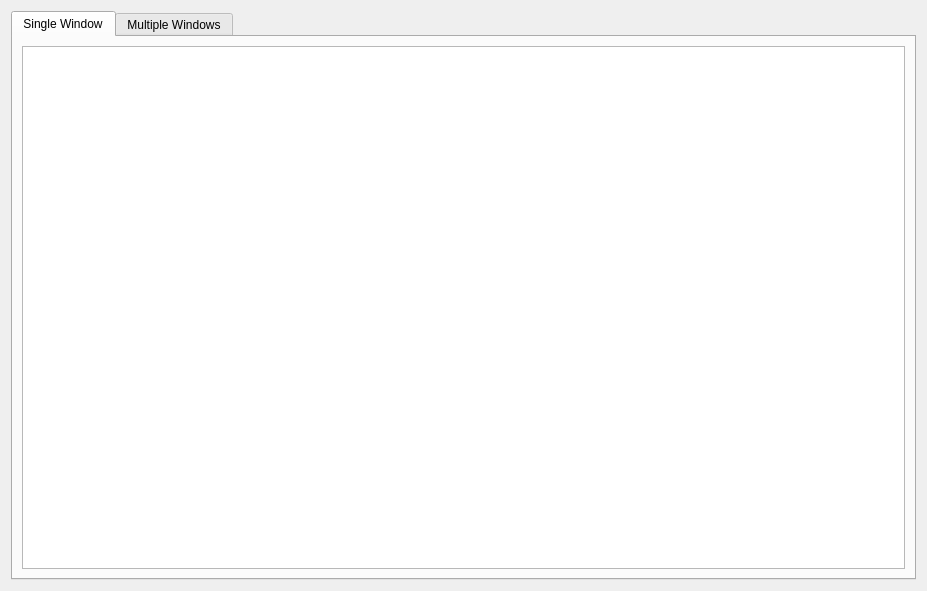
<?xml version="1.0" encoding="UTF-8"?>
<ui version="4.0">
 <class>WaveForm</class>
 <widget class="QWidget" name="WaveForm">
  <property name="geometry">
   <rect>
    <x>0</x>
    <y>0</y>
    <width>927</width>
    <height>591</height>
   </rect>
  </property>
  <property name="windowTitle">
   <string>Waveform Bay 1</string>
  </property>
  <layout class="QVBoxLayout" name="verticalLayout">
   <item>
    <widget class="QTabWidget" name="tabWidget">
     <property name="currentIndex">
      <number>0</number>
     </property>
     <widget class="QWidget" name="tab">
      <attribute name="title">
       <string>Single Window</string>
      </attribute>
      <layout class="QGridLayout" name="gridLayout_2">
       <item row="0" column="0">
        <widget class="PyDMWaveformPlot" name="PyDMWaveformPlot">
         <property name="toolTip">
          <string/>
         </property>
         <property name="showXGrid">
          <bool>true</bool>
         </property>
         <property name="showYGrid">
          <bool>true</bool>
         </property>
         <property name="axisColor">
          <color>
           <red>206</red>
           <green>206</green>
           <blue>206</blue>
          </color>
         </property>
         <property name="showRightAxis">
          <bool>true</bool>
         </property>
         <property name="title" stdset="0">
          <string/>
         </property>
         <property name="yLabels">
          <stringlist/>
         </property>
         <property name="curves">
          <stringlist>
           <string>{&quot;y_channel&quot;: &quot;ca://${DEVICE}:STR1:STREAM_SLOWSHORT0&quot;, &quot;x_channel&quot;: null, &quot;name&quot;: &quot;&quot;, &quot;color&quot;: &quot;cyan&quot;, &quot;lineStyle&quot;: 1, &quot;lineWidth&quot;: 1, &quot;symbol&quot;: null, &quot;symbolSize&quot;: 10, &quot;redraw_mode&quot;: 2}</string>
           <string>{&quot;y_channel&quot;: &quot;ca://${DEVICE}:STR1:STREAM_SLOWSHORT1&quot;, &quot;x_channel&quot;: null, &quot;name&quot;: &quot;&quot;, &quot;color&quot;: &quot;#55ff7f&quot;, &quot;lineStyle&quot;: 1, &quot;lineWidth&quot;: 1, &quot;symbol&quot;: null, &quot;symbolSize&quot;: 10, &quot;redraw_mode&quot;: 2}</string>
           <string>{&quot;y_channel&quot;: &quot;ca://${DEVICE}:STR1:STREAM_SLOWSHORT2&quot;, &quot;x_channel&quot;: null, &quot;name&quot;: &quot;&quot;, &quot;color&quot;: &quot;#ffff7f&quot;, &quot;lineStyle&quot;: 1, &quot;lineWidth&quot;: 1, &quot;symbol&quot;: null, &quot;symbolSize&quot;: 10, &quot;redraw_mode&quot;: 2}</string>
           <string>{&quot;y_channel&quot;: &quot;ca://${DEVICE}:STR1:STREAM_SLOWSHORT3&quot;, &quot;x_channel&quot;: null, &quot;name&quot;: &quot;&quot;, &quot;color&quot;: &quot;#ffaa7f&quot;, &quot;lineStyle&quot;: 1, &quot;lineWidth&quot;: 1, &quot;symbol&quot;: null, &quot;symbolSize&quot;: 10, &quot;redraw_mode&quot;: 2}</string>
          </stringlist>
         </property>
        </widget>
       </item>
      </layout>
     </widget>
     <widget class="QWidget" name="tab_2">
      <attribute name="title">
       <string>Multiple Windows</string>
      </attribute>
      <layout class="QVBoxLayout" name="verticalLayout_2">
       <item>
        <layout class="QGridLayout" name="gridLayout">
         <property name="spacing">
          <number>20</number>
         </property>
         <item row="0" column="2">
          <widget class="PyDMWaveformPlot" name="PyDMWaveformPlot_2">
           <property name="toolTip">
            <string/>
           </property>
           <property name="showXGrid">
            <bool>true</bool>
           </property>
           <property name="showYGrid">
            <bool>true</bool>
           </property>
           <property name="axisColor">
            <color>
             <red>227</red>
             <green>227</green>
             <blue>227</blue>
            </color>
           </property>
           <property name="showRightAxis">
            <bool>true</bool>
           </property>
           <property name="title" stdset="0">
            <string>CH 1</string>
           </property>
           <property name="curves">
            <stringlist>
             <string>{&quot;y_channel&quot;: &quot;ca://${DEVICE}:STR1:STREAM_SLOWSHORT1&quot;, &quot;x_channel&quot;: null, &quot;name&quot;: &quot;&quot;, &quot;color&quot;: &quot;#55ff7f&quot;, &quot;lineStyle&quot;: 1, &quot;lineWidth&quot;: 1, &quot;symbol&quot;: null, &quot;symbolSize&quot;: 10, &quot;redraw_mode&quot;: 2}</string>
            </stringlist>
           </property>
          </widget>
         </item>
         <item row="1" column="2">
          <widget class="PyDMWaveformPlot" name="PyDMWaveformPlot_5">
           <property name="toolTip">
            <string/>
           </property>
           <property name="showXGrid">
            <bool>true</bool>
           </property>
           <property name="showYGrid">
            <bool>true</bool>
           </property>
           <property name="axisColor">
            <color>
             <red>215</red>
             <green>215</green>
             <blue>215</blue>
            </color>
           </property>
           <property name="showRightAxis">
            <bool>true</bool>
           </property>
           <property name="title" stdset="0">
            <string>CH 3</string>
           </property>
           <property name="curves">
            <stringlist>
             <string>{&quot;y_channel&quot;: &quot;ca://${DEVICE}:STR1:STREAM_SLOWSHORT3&quot;, &quot;x_channel&quot;: null, &quot;name&quot;: &quot;&quot;, &quot;color&quot;: &quot;#ffaa7f&quot;, &quot;lineStyle&quot;: 1, &quot;lineWidth&quot;: 1, &quot;symbol&quot;: null, &quot;symbolSize&quot;: 10, &quot;redraw_mode&quot;: 2}</string>
            </stringlist>
           </property>
          </widget>
         </item>
         <item row="1" column="0">
          <widget class="PyDMWaveformPlot" name="PyDMWaveformPlot_4">
           <property name="toolTip">
            <string/>
           </property>
           <property name="showXGrid">
            <bool>true</bool>
           </property>
           <property name="showYGrid">
            <bool>true</bool>
           </property>
           <property name="axisColor">
            <color>
             <red>214</red>
             <green>214</green>
             <blue>214</blue>
            </color>
           </property>
           <property name="showRightAxis">
            <bool>true</bool>
           </property>
           <property name="title" stdset="0">
            <string>CH 2</string>
           </property>
           <property name="curves">
            <stringlist>
             <string>{&quot;y_channel&quot;: &quot;ca://${DEVICE}:STR1:STREAM_SLOWSHORT3&quot;, &quot;x_channel&quot;: null, &quot;name&quot;: &quot;&quot;, &quot;color&quot;: &quot;#ffff7f&quot;, &quot;lineStyle&quot;: 1, &quot;lineWidth&quot;: 1, &quot;symbol&quot;: null, &quot;symbolSize&quot;: 10, &quot;redraw_mode&quot;: 2}</string>
            </stringlist>
           </property>
          </widget>
         </item>
         <item row="0" column="0">
          <widget class="PyDMWaveformPlot" name="PyDMWaveformPlot_3">
           <property name="toolTip">
            <string/>
           </property>
           <property name="showXGrid">
            <bool>true</bool>
           </property>
           <property name="showYGrid">
            <bool>true</bool>
           </property>
           <property name="axisColor">
            <color>
             <red>224</red>
             <green>224</green>
             <blue>224</blue>
            </color>
           </property>
           <property name="showRightAxis">
            <bool>true</bool>
           </property>
           <property name="title" stdset="0">
            <string>CH 0</string>
           </property>
           <property name="showLegend">
            <bool>false</bool>
           </property>
           <property name="curves">
            <stringlist>
             <string>{&quot;y_channel&quot;: &quot;ca://${DEVICE}:STR1:STREAM_SLOWSHORT0&quot;, &quot;x_channel&quot;: null, &quot;name&quot;: &quot;&quot;, &quot;color&quot;: &quot;#55ffff&quot;, &quot;lineStyle&quot;: 1, &quot;lineWidth&quot;: 1, &quot;symbol&quot;: null, &quot;symbolSize&quot;: 10, &quot;redraw_mode&quot;: 2}</string>
            </stringlist>
           </property>
          </widget>
         </item>
        </layout>
       </item>
      </layout>
     </widget>
    </widget>
   </item>
  </layout>
 </widget>
 <customwidgets>
  <customwidget>
   <class>PyDMWaveformPlot</class>
   <extends>QGraphicsView</extends>
   <header>pydm.widgets.waveformplot</header>
  </customwidget>
 </customwidgets>
 <resources/>
 <connections/>
</ui>
